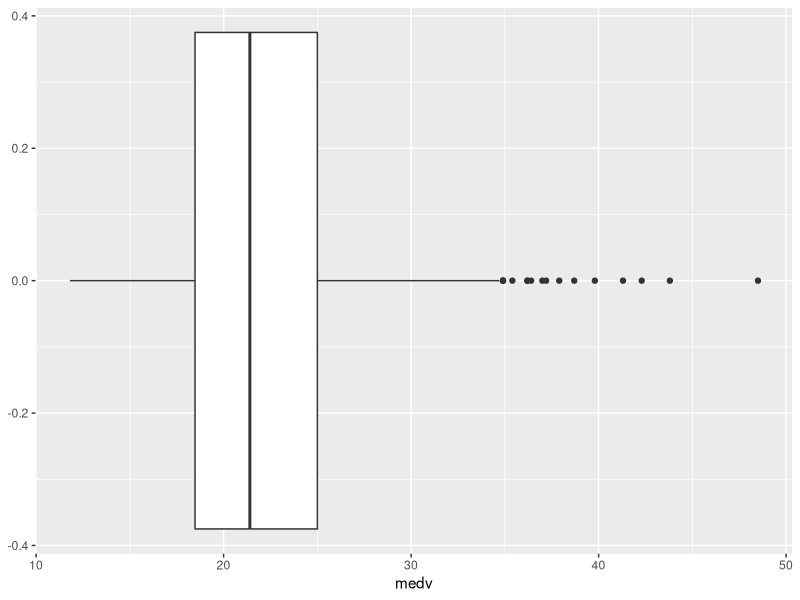
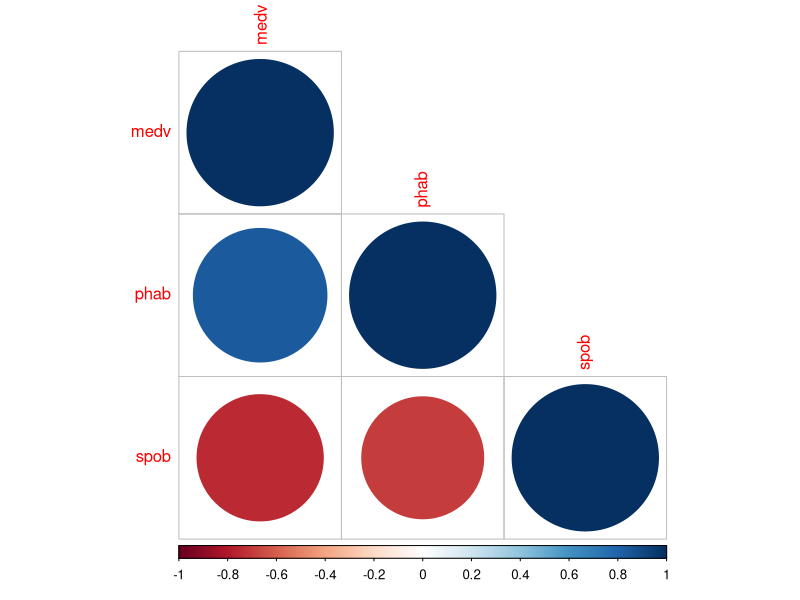
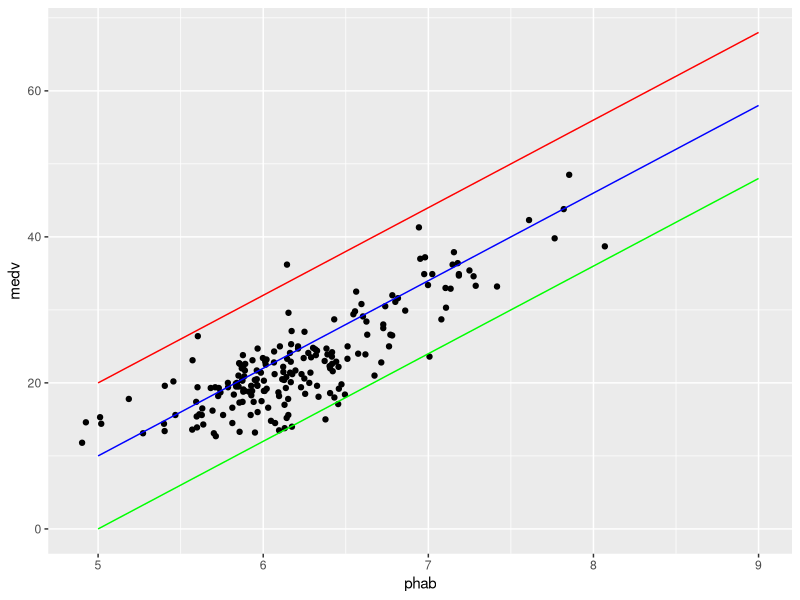
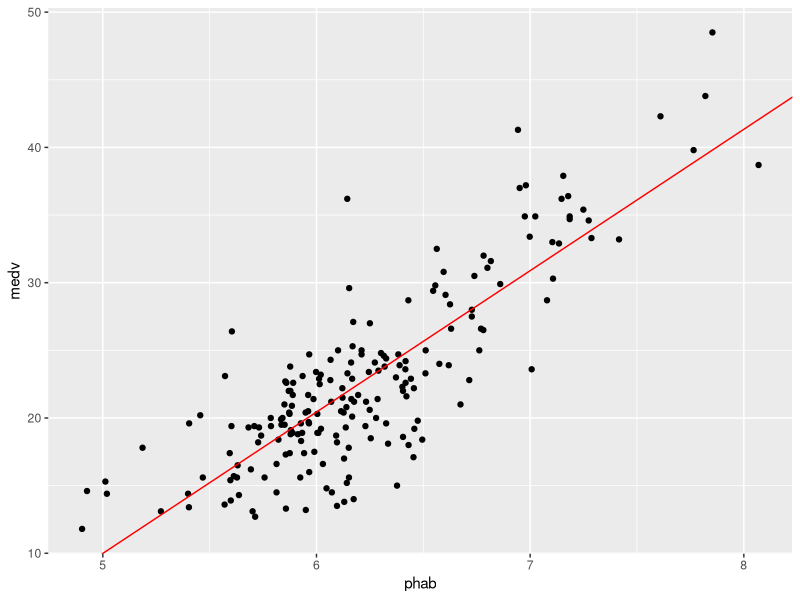
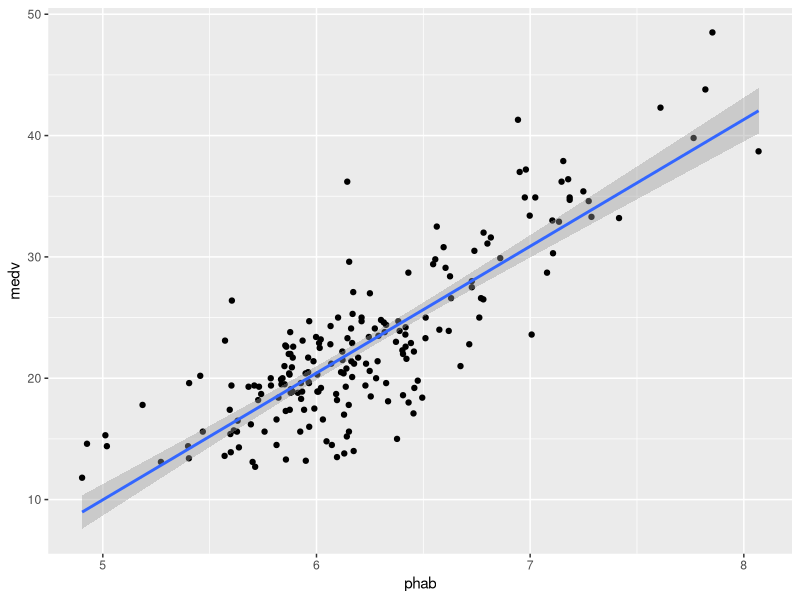

Recreate these plots in R, in order.
## ---- chunk 1
library(tidyverse)
library(corrplot)
## ---- chunk 2
houses <- read_csv("data/casas_boston - casas_boston.csv")
houses
## ---- chunk 3
mean(houses$medv)
## ---- chunk 4
median(houses$medv)
## ---- chunk 5
x <- c(2, 2, 4, 5, 1000000)

mean(x)
median(x)
## ---- chunk 6
ggplot() +
  geom_boxplot(data = houses, aes(medv))

## ---- chunk 7
summary(houses)
## ---- chunk 8
m <- cor(houses)
corrplot::corrplot(m, type = "lower")
## ---- chunk 9
recta_fun <- function(b0, b1, x) {
  y <- b0 + b1*x
  recta <- data.frame(x, y)
  return(recta)
}
## ---- chunk 10
x <- 5:9
recta_1 <- recta_fun(b0 = -40, b1 = 12, x)
recta_2 <- recta_fun(b0 = -50, b1 = 12, x)
recta_3 <- recta_fun(b0 = -60, b1 = 12, x)

ggplot() +
  geom_point(data = houses, aes(x=phab, y=medv)) +
  geom_line(data = recta_1, aes(x=x,y=y), color = "red") +
  geom_line(data = recta_2, aes(x=x,y=y), color = "blue") +
  geom_line(data = recta_3, aes(x=x,y=y), color = "green") 
## ---- chunk 11

beta_1 <- sum(
  (houses$phab -mean(houses$phab))*(houses$medv-mean(houses$medv))
  )/sum(
    (houses$phab-mean(houses$phab))^2
    )

beta_0 <- mean(houses$medv) - beta_1*mean(houses$phab)

beta_1
beta_0
## ---- chunk 12
lm(data = houses, medv ~ phab)
## ---- chunk 13
ggplot() +
  geom_point(data = houses, aes(x=phab, y=medv)) +
  geom_abline(slope = 10.45, intercept = -42.26, color = "red")
## ---- chunk 14
ggplot(data = houses, aes(x=phab, y=medv)) +
  geom_point() +
  geom_smooth(method = "lm", se=T)
## ---- chunk 15
model <- lm(data = houses, medv ~ phab)
model_summary <- summary(model)
model_summary
## ---- chunk 16
reac_predic <- recta_fun(-42.2563, 10.4475, houses$phab)

residuals <- houses$medv - reac_predic$y

SSR <- sum(residuals^2)
SST <- sum((houses$medv - mean(houses$medv))^2)

R2 <- 1 - SSR/SST

R2
## ---- chunk 17
n <- length(houses$medv)

ESR <- sqrt(SSR/(n-2))
ESR
